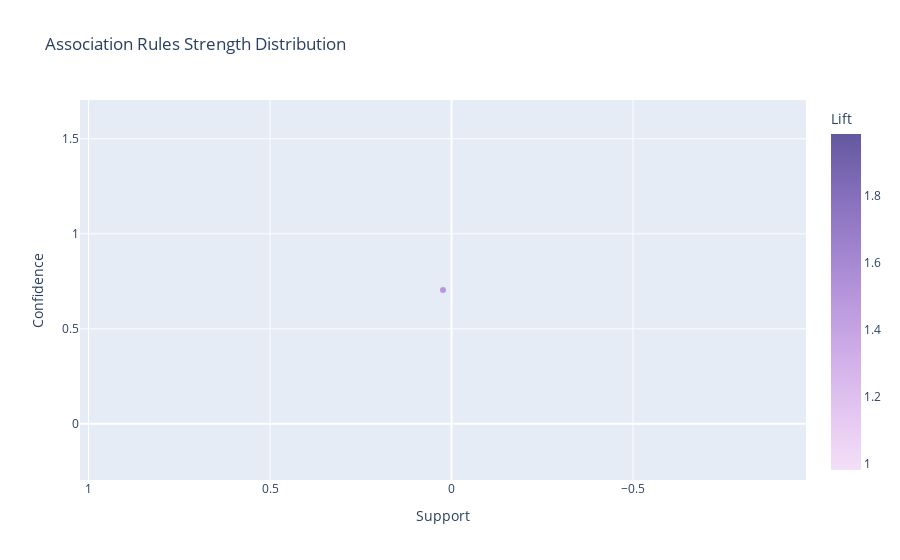
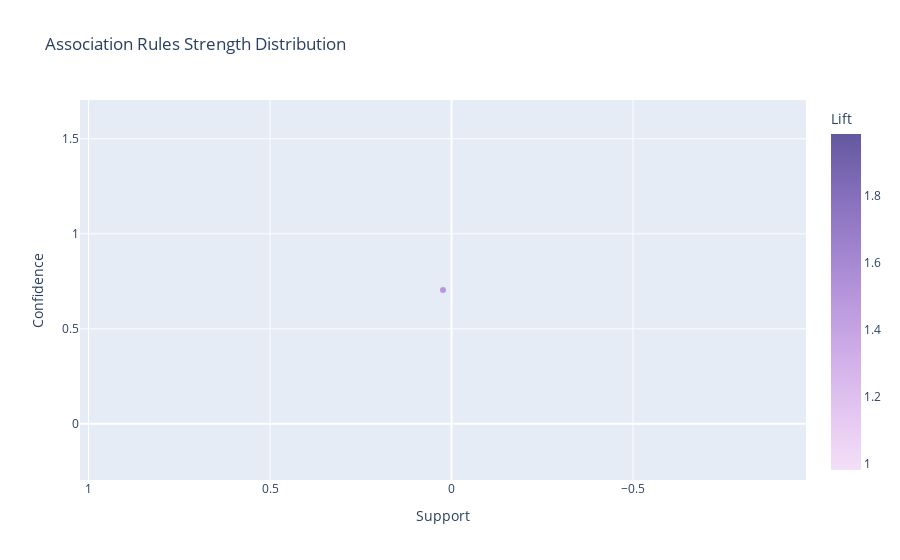

The notebook cell these images were saved under, in order:
### Markdown cell above
## Визуализация правил

### Code cell
from PyARMViz import PyARMViz
# PyARMViz.metadata_scatter_plot(test_rules_e)
# rules = map(lambda x: PyARMViz.Rule(x.lhs, x.rhs), test_rules_e)
rules = test_rules_e
PyARMViz.metadata_scatter_plot(rules)

### Figure 1 — Plotly figure (JSON) as saved in the notebook; plotly's stock layout.template omitted (floating-point values rounded to 4 significant figures)
{"data": [{"marker": {"color": [1.483], "colorbar": {"title": {"text": "Lift"}}, "colorscale": [[0, "rgb(243, 224, 247)"], [0.1667, "rgb(228, 199, 241)"], [0.3333, "rgb(209, 175, 232)"], [0.5, "rgb(185, 152, 221)"], [0.6667, "rgb(159, 130, 206)"], [0.8333, "rgb(130, 109, 186)"], [1, "rgb(99, 88, 159)"]]}, "mode": "markers", "text": ["('Toast',) => ('Coffee',), Lift: 1.4826988465897728"], "type": "scatter", "x": [0.0235], "y": [0.7044]}], "layout": {"title": {"text": "Association Rules Strength Distribution"}, "xaxis": {"autorange": "reversed", "title": {"text": "Support"}}, "yaxis": {"title": {"text": "Confidence"}}}}

### Figure 2 — Plotly figure (JSON) as saved in the notebook; plotly's stock layout.template omitted (floating-point values rounded to 4 significant figures)
{"data": [{"marker": {"color": [1.483], "colorbar": {"title": {"text": "Lift"}}, "colorscale": [[0, "rgb(243, 224, 247)"], [0.1667, "rgb(228, 199, 241)"], [0.3333, "rgb(209, 175, 232)"], [0.5, "rgb(185, 152, 221)"], [0.6667, "rgb(159, 130, 206)"], [0.8333, "rgb(130, 109, 186)"], [1, "rgb(99, 88, 159)"]]}, "mode": "markers", "text": ["('Toast',) => ('Coffee',), Lift: 1.4826988465897728"], "type": "scatter", "x": [0.0235], "y": [0.7044]}], "layout": {"title": {"text": "Association Rules Strength Distribution"}, "xaxis": {"autorange": "reversed", "title": {"text": "Support"}}, "yaxis": {"title": {"text": "Confidence"}}}}
